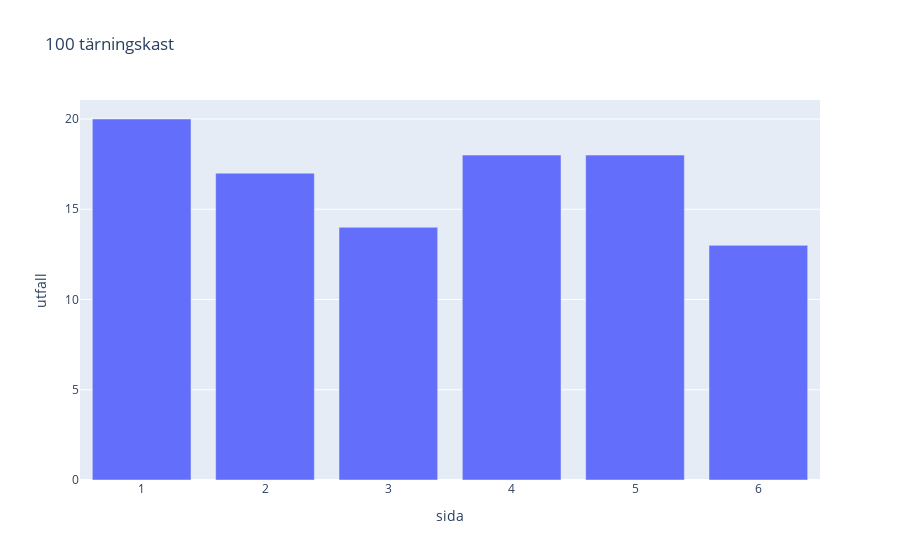

Notebook code cell kept with this figure:
### Code cell
import plotly.express as px
import numpy as np
import pandas as pd

antal = 100

dice = np.random.randint(1,7,antal) #Simulerar antal tärningskast
utfall = np.bincount(dice)[1:] #Beräknar antalet frekvensen

print(utfall)

frekvens = dict(sida = np.arange(1,7), utfall = utfall)
print(frekvens)

#skapa dataframe från dictrionary
df = pd.DataFrame(frekvens)
print(df)

# rita ett staple diagram
px.bar(df, x="sida", y="utfall", title=f"{antal} tärningskast")

### Figure 1 — Plotly figure (JSON) as saved in the notebook; plotly's stock layout.template omitted (floating-point values rounded to 4 significant figures)
{"data": [{"alignmentgroup": "True", "hovertemplate": "sida=%{x}<br>utfall=%{y}<extra></extra>", "legendgroup": "", "marker": {"color": "#636efa"}, "name": "", "offsetgroup": "", "orientation": "v", "showlegend": false, "textposition": "auto", "type": "bar", "x": [1, 2, 3, 4, 5, 6], "xaxis": "x", "y": [20, 17, 14, 18, 18, 13], "yaxis": "y"}], "layout": {"barmode": "relative", "legend": {"tracegroupgap": 0}, "title": {"text": "100 tärningskast"}, "xaxis": {"anchor": "y", "domain": [0, 1], "title": {"text": "sida"}}, "yaxis": {"anchor": "x", "domain": [0, 1], "title": {"text": "utfall"}}}}
